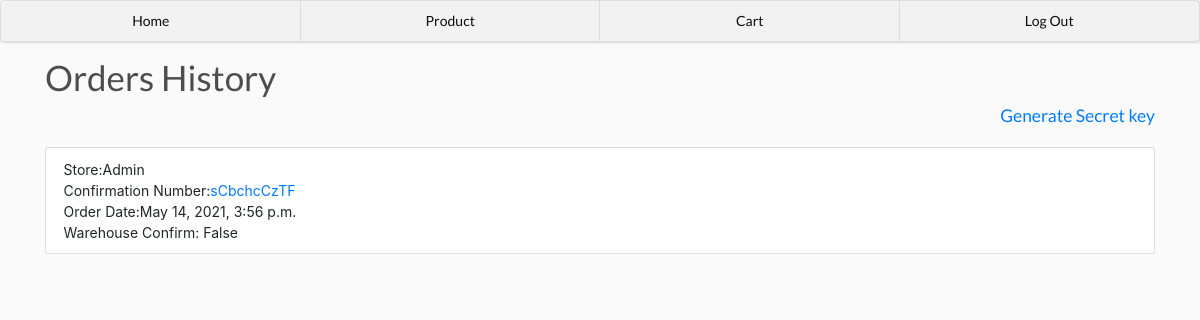
The app's page /home/ (signed in), older data.
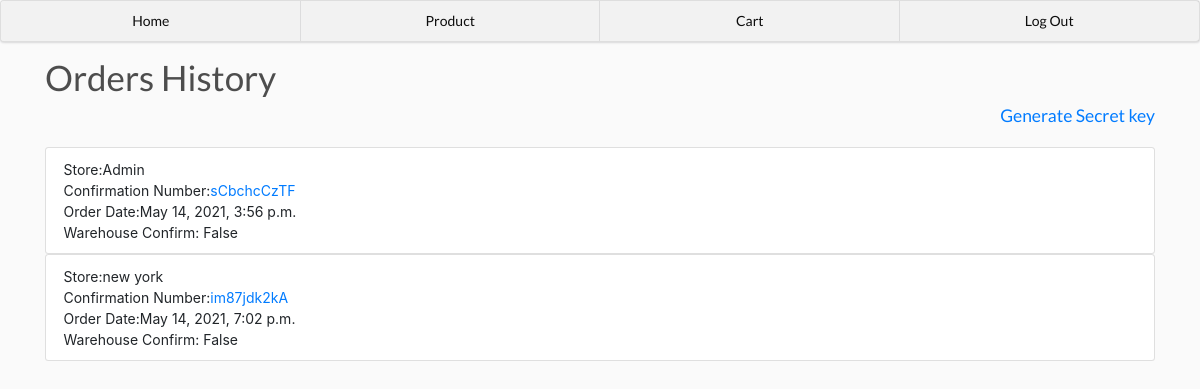
The same page, newer data.
### main/models.py (models this page shows, shortened)
class Order(models.Model):
	id = models.AutoField(primary_key=True)
	user = models.ForeignKey(User, null=True, blank=True, on_delete = models.SET_NULL)
	date = models.DateTimeField(default=timezone.now)
	checkout = models.BooleanField(default=False)
	confirm = models.BooleanField(default=False)
	confirmation_number = models.CharField(max_length=30, blank=True, null=True)

class User(AbstractUser):
	id = models.AutoField(primary_key=True)
	store_name = models.CharField(max_length=100)

### main/views.py (the view)
# urls.py: 2. Add a URL to urlpatterns:  path('', views.home, name='home')
@login_required(login_url='index')
def home(request):
	if request.user.is_superuser:
		orders = Order.objects.filter(checkout=True)
	else:
		orders = Order.objects.filter(user=request.user, checkout=True)
	context = {'orders': orders}
	return render(request, 'main/home.html', context)

### main/templates/main/home.html
{% extends 'main/base.html' %}
{% load static %}
{% block content %}
	<h1>Orders History</h1>
	{% if request.user.is_superuser %}
		<h5 style="float: right"><a href="{% url 'generate' %}">Generate Secret key</a></h5>
	{% endif %}
	<br>
	<br>
	{% for order in orders %}
		<ul class="list-group">
			<li class="list-group-item">Store:{{order.user.store_name}}<br>Confirmation Number:<a href="{% url 'viewOrder' confirmation_number=order.confirmation_number %}">{{order.confirmation_number}}</a><br>Order Date:{{order.date}}<br>Warehouse Confirm: {{order.confirm}}</li>
		</ul>
	{% endfor %}
{% endblock content %}

Row changes from the older to the newer data that the page shows:
added Order: user.store_name "new york", confirmation_number "im87jdk2kA", date "May 14, 2021, 7:02 p.m.", confirm "False"
